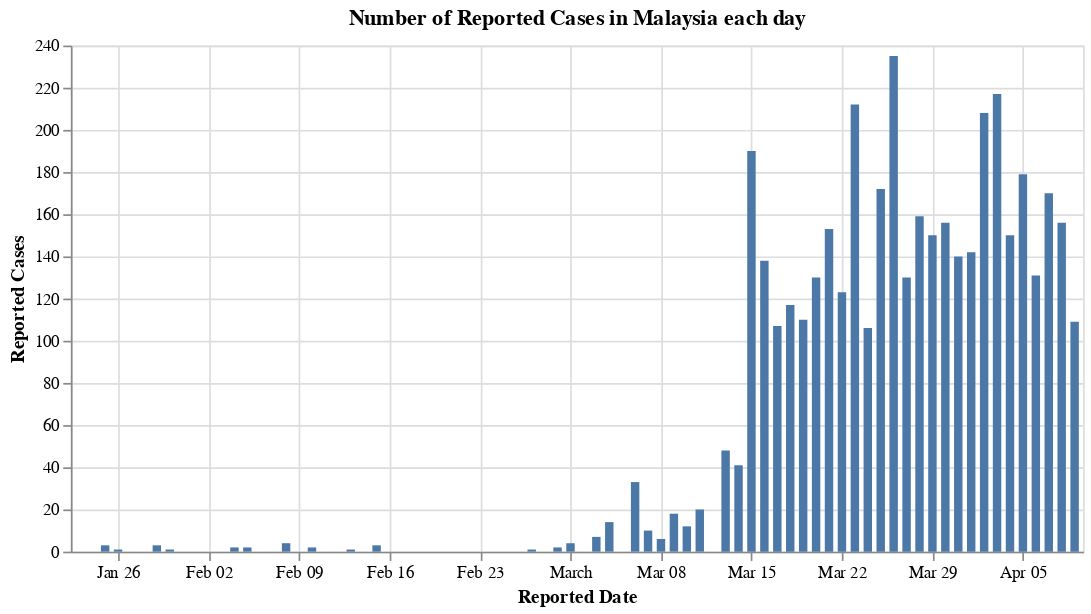

This figure's notebook cell:
### Code cell
#hide_input
df_reported_my = df_confirmed_my[['Reported Date', 'Total number of Cases']].set_index('Reported Date').diff().rename(columns={'Total number of Cases': 'Reported Cases'})
alt.Chart(df_reported_my.reset_index()).mark_bar().encode(
    x='Reported Date:T',
    y='Reported Cases:Q'
).properties(
    title = 'Number of Reported Cases in Malaysia each day',
    width = 600
)

### Figure 1 — Vega-Lite specification as saved in the notebook (floating-point values rounded to 4 significant figures)
{"config": {"view": {"continuousWidth": 400, "continuousHeight": 300}}, "data": {"name": "data-666eb96177943612617d22f265cacc6b"}, "mark": "bar", "encoding": {"x": {"type": "temporal", "field": "Reported Date"}, "y": {"type": "quantitative", "field": "Reported Cases"}}, "title": "Number of Reported Cases in Malaysia each day", "width": 600, "$schema": "https://vega.github.io/schema/vega-lite/v4.8.1.json", "datasets": {"data-666eb96177943612617d22f265cacc6b": [{"Reported Date": "2020-01-22T00:00:00", "Reported Cases": null}, {"Reported Date": "2020-01-23T00:00:00", "Reported Cases": 0.0}, {"Reported Date": "2020-01-24T00:00:00", "Reported Cases": 0.0}, {"Reported Date": "2020-01-25T00:00:00", "Reported Cases": 3.0}, {"Reported Date": "2020-01-26T00:00:00", "Reported Cases": 1.0}, {"Reported Date": "2020-01-27T00:00:00", "Reported Cases": 0.0}, {"Reported Date": "2020-01-28T00:00:00", "Reported Cases": 0.0}, {"Reported Date": "2020-01-29T00:00:00", "Reported Cases": 3.0}, {"Reported Date": "2020-01-30T00:00:00", "Reported Cases": 1.0}, {"Reported Date": "2020-01-31T00:00:00", "Reported Cases": 0.0}, {"Reported Date": "2020-02-01T00:00:00", "Reported Cases": 0.0}, {"Reported Date": "2020-02-02T00:00:00", "Reported Cases": 0.0}, {"Reported Date": "2020-02-03T00:00:00", "Reported Cases": 0.0}, {"Reported Date": "2020-02-04T00:00:00", "Reported Cases": 2.0}, {"Reported Date": "2020-02-05T00:00:00", "Reported Cases": 2.0}, {"Reported Date": "2020-02-06T00:00:00", "Reported Cases": 0.0}, {"Reported Date": "2020-02-07T00:00:00", "Reported Cases": 0.0}, {"Reported Date": "2020-02-08T00:00:00", "Reported Cases": 4.0}, {"Reported Date": "2020-02-09T00:00:00", "Reported Cases": 0.0}, {"Reported Date": "2020-02-10T00:00:00", "Reported Cases": 2.0}, {"Reported Date": "2020-02-11T00:00:00", "Reported Cases": 0.0}, {"Reported Date": "2020-02-12T00:00:00", "Reported Cases": 0.0}, {"Reported Date": "2020-02-13T00:00:00", "Reported Cases": 1.0}, {"Reported Date": "2020-02-14T00:00:00", "Reported Cases": 0.0}, {"Reported Date": "2020-02-15T00:00:00", "Reported Cases": 3.0}, {"Reported Date": "2020-02-16T00:00:00", "Reported Cases": 0.0}, {"Reported Date": "2020-02-17T00:00:00", "Reported Cases": 0.0}, {"Reported Date": "2020-02-18T00:00:00", "Reported Cases": 0.0}, {"Reported Date": "2020-02-19T00:00:00", "Reported Cases": 0.0}, {"Reported Date": "2020-02-20T00:00:00", "Reported Cases": 0.0}, {"Reported Date": "2020-02-21T00:00:00", "Reported Cases": 0.0}, {"Reported Date": "2020-02-22T00:00:00", "Reported Cases": 0.0}, {"Reported Date": "2020-02-23T00:00:00", "Reported Cases": 0.0}, {"Reported Date": "2020-02-24T00:00:00", "Reported Cases": 0.0}, {"Reported Date": "2020-02-25T00:00:00", "Reported Cases": 0.0}, {"Reported Date": "2020-02-26T00:00:00", "Reported Cases": 0.0}, {"Reported Date": "2020-02-27T00:00:00", "Reported Cases": 1.0}, {"Reported Date": "2020-02-28T00:00:00", "Reported Cases": 0.0}, {"Reported Date": "2020-02-29T00:00:00", "Reported Cases": 2.0}, {"Reported Date": "2020-03-01T00:00:00", "Reported Cases": 4.0}, {"Reported Date": "2020-03-02T00:00:00", "Reported Cases": 0.0}, {"Reported Date": "2020-03-03T00:00:00", "Reported Cases": 7.0}, {"Reported Date": "2020-03-04T00:00:00", "Reported Cases": 14.0}, {"Reported Date": "2020-03-05T00:00:00", "Reported Cases": 0.0}, {"Reported Date": "2020-03-06T00:00:00", "Reported Cases": 33.0}, {"Reported Date": "2020-03-07T00:00:00", "Reported Cases": 10.0}, {"Reported Date": "2020-03-08T00:00:00", "Reported Cases": 6.0}, {"Reported Date": "2020-03-09T00:00:00", "Reported Cases": 18.0}, {"Reported Date": "2020-03-10T00:00:00", "Reported Cases": 12.0}, {"Reported Date": "2020-03-11T00:00:00", "Reported Cases": 20.0}, {"Reported Date": "2020-03-12T00:00:00", "Reported Cases": 0.0}, {"Reported Date": "2020-03-13T00:00:00", "Reported Cases": 48.0}, {"Reported Date": "2020-03-14T00:00:00", "Reported Cases": 41.0}, {"Reported Date": "2020-03-15T00:00:00", "Reported Cases": 190.0}, {"Reported Date": "2020-03-16T00:00:00", "Reported Cases": 138.0}, {"Reported Date": "2020-03-17T00:00:00", "Reported Cases": 107.0}, {"Reported Date": "2020-03-18T00:00:00", "Reported Cases": 117.0}, {"Reported Date": "2020-03-19T00:00:00", "Reported Cases": 110.0}, {"Reported Date": "2020-03-20T00:00:00", "Reported Cases": 130.0}, {"Reported Date": "2020-03-21T00:00:00", "Reported Cases": 153.0}, {"Reported Date": "2020-03-22T00:00:00", "Reported Cases": 123.0}, {"Reported Date": "2020-03-23T00:00:00", "Reported Cases": 212.0}, {"Reported Date": "2020-03-24T00:00:00", "Reported Cases": 106.0}, {"Reported Date": "2020-03-25T00:00:00", "Reported Cases": 172.0}, {"Reported Date": "2020-03-26T00:00:00", "Reported Cases": 235.0}, {"Reported Date": "2020-03-27T00:00:00", "Reported Cases": 130.0}, {"Reported Date": "2020-03-28T00:00:00", "Reported Cases": 159.0}, {"Reported Date": "2020-03-29T00:00:00", "Reported Cases": 150.0}, {"Reported Date": "2020-03-30T00:00:00", "Reported Cases": 156.0}, {"Reported Date": "2020-03-31T00:00:00", "Reported Cases": 140.0}, {"Reported Date": "2020-04-01T00:00:00", "Reported Cases": 142.0}, {"Reported Date": "2020-04-02T00:00:00", "Reported Cases": 208.0}, {"Reported Date": "2020-04-03T00:00:00", "Reported Cases": 217.0}, {"Reported Date": "2020-04-04T00:00:00", "Reported Cases": 150.0}, {"Reported Date": "2020-04-05T00:00:00", "Reported Cases": 179.0}, {"Reported Date": "2020-04-06T00:00:00", "Reported Cases": 131.0}, {"Reported Date": "2020-04-07T00:00:00", "Reported Cases": 170.0}, {"Reported Date": "2020-04-08T00:00:00", "Reported Cases": 156.0}, {"Reported Date": "2020-04-09T00:00:00", "Reported Cases": 109.0}]}}
